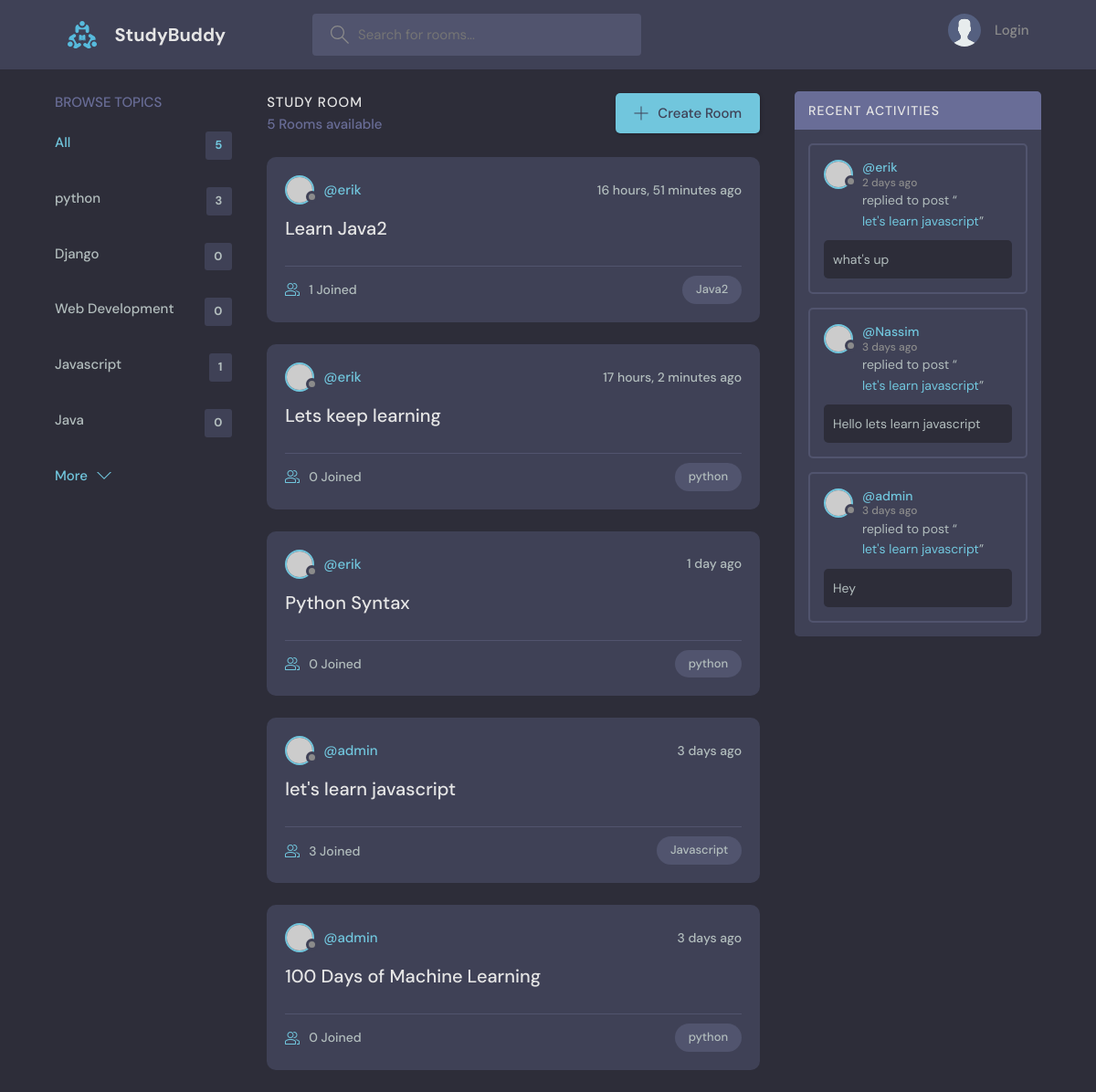
The page / on the database its author committed.
### base/models.py (models this page shows, shortened)
class Topic(models.Model):
    name = models.CharField(max_length=200)

class Room(models.Model):
    host = models.ForeignKey(User, on_delete=models.SET_NULL, null=True)
    topic = models.ForeignKey(Topic, on_delete=models.SET_NULL, null=True)
    name = models.CharField(max_length=200)
    description = models.TextField(blank=True, null=True)
    participants = models.ManyToManyField(User, related_name="participants", blank=True)
    updated = models.DateTimeField(auto_now=True)
    created = models.DateTimeField(auto_now_add=True)
    class Meta:
        ordering = ["-updated", "-created"]
    def __str__(self):
        return self.name

class Message(models.Model):
    user = models.ForeignKey(User, on_delete=models.CASCADE)
    room = models.ForeignKey(Room, on_delete=models.CASCADE)
    body = models.TextField()
    updated = models.DateTimeField(auto_now=True)
    created = models.DateTimeField(auto_now_add=True)
    class Meta:
        ordering = ["-updated", "-created"]

### base/views.py (the view)
# urls.py: path("", views.home, name="home"),
def home(request):
    q = request.GET.get("q")
    if q == None:
        q = ""
    rooms = (
        Room.objects.filter(
            Q(topic__name__icontains=q)
            | Q(name__icontains=q)
            | Q(description__icontains=q)
        )
        if q
        else Room.objects.all()
    )
    topics = Topic.objects.all()[0:5]
    rooms_count = rooms.count()
    room_messages = Message.objects.filter(Q(room__name__icontains=q))
    context = {
        "rooms": rooms,
        "topics": topics,
        "rooms_count": rooms_count,
        "room_messages": room_messages,
    }
    return render(
        request,
        "base/home.html",
        context,
    )

### base/templates/base/home.html (shortened to what this page needs)
{% extends 'main.html'%} {% block content %}
<main class="layout layout--3">
  <div class="container">
    {% include 'base/topics_component.html'%}
    <div class="roomList">
      <div class="roomList__header">
        <div>
          <h2>Study Room</h2>
          <p>{{rooms_count}} Rooms available</p>
        </div>
        <a class="btn btn--main" href="{% url 'create-room'%}">
          <svg
            version="1.1"
            xmlns="http://www.w3.org/2000/svg"
            width="32"
            height="32"
            viewBox="0 0 32 32"
          >
            <title>add</title>
            <path
              d="M16.943 0.943h-1.885v14.115h-14.115v1.885h14.115v14.115h1.885v-14.115h14.115v-1.885h-14.115v-14.115z"
            ></path>
          </svg>
          Create Room
        </a>
      </div>
      {% include 'base/feed_component.html'%}
    </div>
    {% include 'base/activity_component.html'%}
  </div>
</main>
{% endblock content%}

### base/templates/base/topics_component.html
<div class="topics">
  <div class="topics__header">
    <h2>Browse Topics</h2>
  </div>
  <ul class="topics__list">
    <li>
      <a href="{% url 'home'%}" class="active"
        >All <span>{{topics.count}}</span></a
      >
    </li>
    {%for topic in topics%}
    <li>
      <a href="{% url  'home'%}?q={{topic.name}}"
        >{{topic.name}} <span>{{topic.room_set.all.count}}</span></a
      >
    </li>
    {%endfor%}
  </ul>
  <a class="btn btn--link" href="{% url 'topics'%}">
    More
    <svg
      version="1.1"
      xmlns="http://www.w3.org/2000/svg"
      width="32"
      height="32"
      viewBox="0 0 32 32"
    >
      <title>chevron-down</title>
      <path d="M16 21l-13-13h-3l16 16 16-16h-3l-13 13z"></path>
    </svg>
  </a>
</div>

### base/templates/base/feed_component.html (shortened to what this page needs)
{% for room in rooms %}
<div class="roomListRoom">
  <div class="roomListRoom__header">
    <a href="{% url 'user-profile' room.host.id%}" class="roomListRoom__author">
      <div class="avatar avatar--small">
        <img src="https://randomuser.me/api/portraits/women/11.jpg" />
      </div>
      <span>@{{room.host.username}}</span>
    </a>
    <div class="roomListRoom__actions">
      <span>{{room.created|timesince}} ago</span>
    </div>
  </div>
  <div class="roomListRoom__content">
    <a href="{% url 'room' room.id%}">{{room.name}}</a>
  </div>
  <div class="roomListRoom__meta">
    <a href="{% url 'room' room.id%}" class="roomListRoom__joined">
      {{room.participants.all.count}} Joined
    </a>
    <p class="roomListRoom__topic">{{room.topic.name}}</p>
  </div>
</div>
{% endfor %}

### base/templates/base/activity_component.html (shortened to what this page needs)
<div class="activities">
  <div class="activities__header">
    <h2>Recent Activities</h2>
  </div>
  {% for message in room_messages %}
  <div class="activities__box">
    <div class="activities__boxHeader roomListRoom__header">
      <a
        href="{% url 'user-profile' message.user.id%}"
        class="roomListRoom__author"
      >
        <div class="avatar avatar--small">
          <img src="https://randomuser.me/api/portraits/women/11.jpg" />
        </div>
        <p>
          @{{message.user}}
          <span>{{message.created|timesince}} ago</span>
        </p>
      </a>
    </div>
    <div class="activities__boxContent">
      <p>
        replied to post “<a href="{% url 'room' message.room.id%}"
          >{{message.room}}</a
        >”
      </p>
      <div class="activities__boxRoomContent">{{message.body}}</div>
    </div>
  </div>
  {% endfor %}
</div>

### rows shown on the page
Topic: name "python", room_set.all.count "3"
Topic: name "Django", room_set.all.count "0"
Topic: name "Web Development", room_set.all.count "0"
Topic: name "Javascript", room_set.all.count "1"
Topic: name "Java", room_set.all.count "0"
Room: host.username "erik", created "16 hours, 51 minutes", name "Learn Java2", participants.all.count "1", topic.name "Java2"
Room: host.username "erik", created "17 hours, 2 minutes", name "Lets keep learning", participants.all.count "0", topic.name "python"
Room: host.username "erik", created "1 day", name "Python Syntax", participants.all.count "0", topic.name "python"
Room: host.username "admin", created "3 days", name "let's learn javascript", participants.all.count "3", topic.name "Javascript"
Room: host.username "admin", created "3 days", name "100 Days of Machine Learning", participants.all.count "0", topic.name "python"
Message: user "erik", created "2 days", room "let's learn javascript", body "what's up"
Message: user "Nassim", created "3 days", room "let's learn javascript", body "Hello lets learn javascript"
Message: user "admin", created "3 days", room "let's learn javascript", body "Hey"

### other values the page prints
{{ topics.count }} "5"
{{ rooms_count }} "5"
